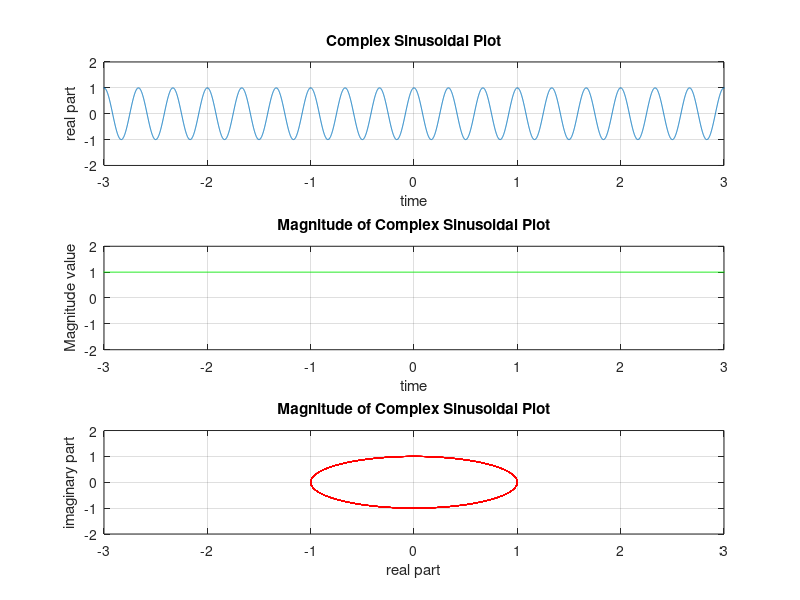
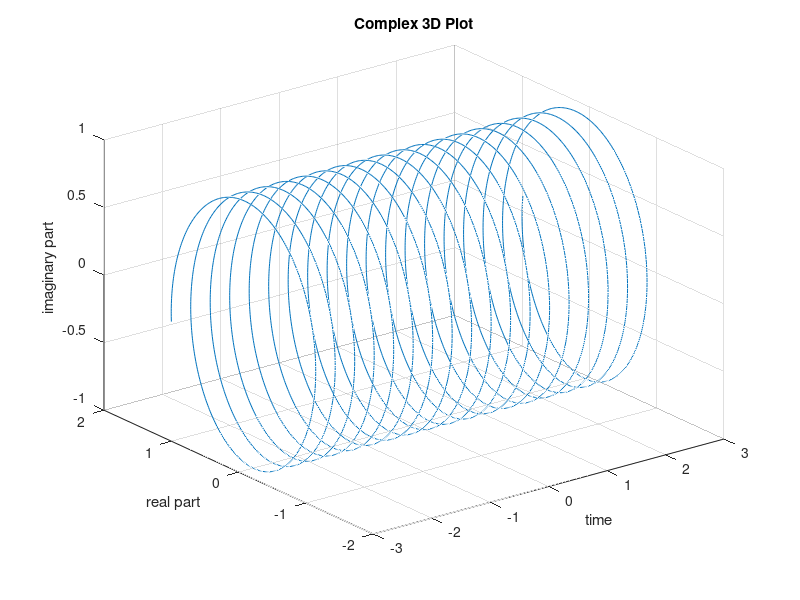

These figures' MATLAB source, in order:
% Complex Plot
j = sqrt(-1);
t = -5: 0.001: 5;
f = 3;
theta = (2 * pi * f * t);
z = cos(theta) + (j * sin(theta));
y1 = exp( (1 * j) * theta);

x = real(z);
y = imag(z);

% Plot Complex Sinusoidal
figure(1)
subplot(3, 1, 1); plot(t, y1);
axis([-3 3 -2 2])%xmin xmax ymin ymax
xlabel('time');
ylabel('real part');
%legend('cosine'); %serially labelling
title('Complex Sinusoidal Plot');
grid on

subplot(3, 1, 2); plot(t, abs(y1), 'g');
axis([-3 3 -2 2])%xmin xmax ymin ymax
xlabel('time');
ylabel('Magnitude value');
%legend('cosine'); %serially labelling
title('Magnitude of Complex Sinusoidal Plot');
grid on

subplot(3, 1, 3); plot(x, y, 'r');
axis([-3 3 -2 2])%xmin xmax ymin ymax
xlabel('real part');
ylabel('imaginary part');
%legend('cosine'); %serially labelling
title('Magnitude of Complex Sinusoidal Plot');
grid on

% 3D Plot Complex Sinusoidal
figure(2)
plot3(t, x, y)
axis([-3 3 -2 2])%xmin xmax ymin ymax
xlabel('time');
ylabel('real part');
zlabel('imaginary part');
%legend('cosine'); %serially labelling
title('Complex 3D Plot');
grid on
